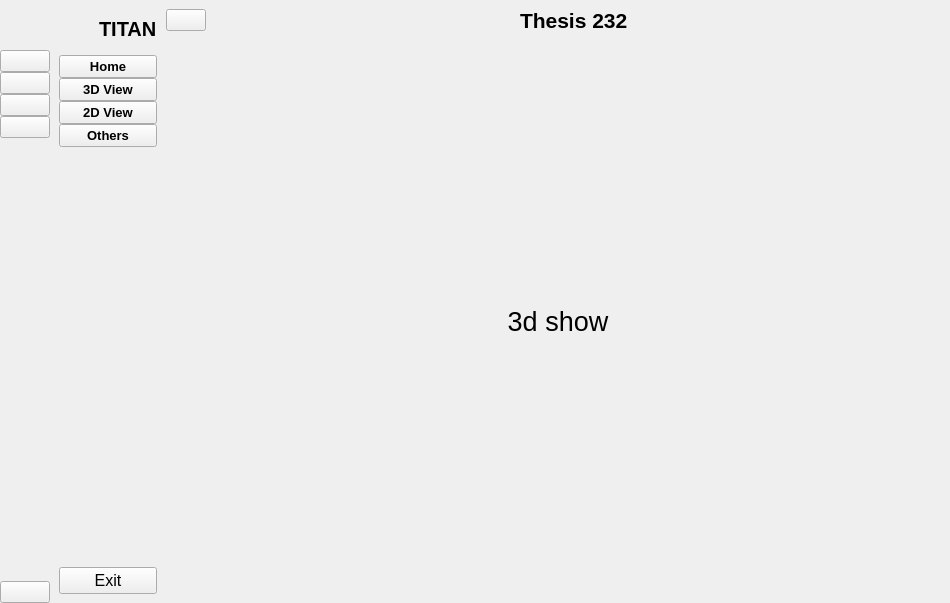
<?xml version="1.0" encoding="UTF-8"?>
<ui version="4.0">
 <class>MainWindow</class>
 <widget class="QMainWindow" name="MainWindow">
  <property name="geometry">
   <rect>
    <x>0</x>
    <y>0</y>
    <width>950</width>
    <height>603</height>
   </rect>
  </property>
  <property name="windowTitle">
   <string>MainWindow</string>
  </property>
  <widget class="QWidget" name="centralwidget">
   <layout class="QGridLayout" name="gridLayout">
    <property name="leftMargin">
     <number>0</number>
    </property>
    <property name="topMargin">
     <number>0</number>
    </property>
    <property name="rightMargin">
     <number>0</number>
    </property>
    <property name="bottomMargin">
     <number>0</number>
    </property>
    <property name="spacing">
     <number>0</number>
    </property>
    <item row="0" column="0">
     <widget class="QWidget" name="icon_only_widget" native="true">
      <layout class="QVBoxLayout" name="verticalLayout_3">
       <property name="spacing">
        <number>0</number>
       </property>
       <property name="leftMargin">
        <number>0</number>
       </property>
       <property name="topMargin">
        <number>0</number>
       </property>
       <property name="rightMargin">
        <number>0</number>
       </property>
       <property name="bottomMargin">
        <number>0</number>
       </property>
       <item>
        <layout class="QHBoxLayout" name="horizontalLayout_3">
         <item>
          <widget class="QLabel" name="logo_label_1">
           <property name="minimumSize">
            <size>
             <width>50</width>
             <height>50</height>
            </size>
           </property>
           <property name="maximumSize">
            <size>
             <width>50</width>
             <height>50</height>
            </size>
           </property>
           <property name="text">
            <string/>
           </property>
           <property name="pixmap">
            <pixmap resource="resource.qrc">:/icon/icon/thunderstorm.png</pixmap>
           </property>
           <property name="scaledContents">
            <bool>true</bool>
           </property>
          </widget>
         </item>
        </layout>
       </item>
       <item>
        <layout class="QVBoxLayout" name="verticalLayout">
         <property name="spacing">
          <number>0</number>
         </property>
         <item>
          <widget class="QPushButton" name="home_btn_1">
           <property name="text">
            <string/>
           </property>
           <property name="icon">
            <iconset>
             <normaloff>icon/home_color.ico</normaloff>icon/home_color.ico</iconset>
           </property>
           <property name="iconSize">
            <size>
             <width>25</width>
             <height>25</height>
            </size>
           </property>
           <property name="checkable">
            <bool>true</bool>
           </property>
           <property name="autoExclusive">
            <bool>true</bool>
           </property>
          </widget>
         </item>
         <item>
          <widget class="QPushButton" name="dashborad_btn_1">
           <property name="text">
            <string/>
           </property>
           <property name="icon">
            <iconset>
             <normaloff>icon/3d-cube.ico</normaloff>
             <normalon>:/icon/icon/dashboard-5-48.ico</normalon>
             <disabledoff>:/icon/icon/3d-cube.ico</disabledoff>
             <selectedon>:/icon/icon/3d-cube.ico</selectedon>icon/3d-cube.ico</iconset>
           </property>
           <property name="iconSize">
            <size>
             <width>25</width>
             <height>25</height>
            </size>
           </property>
           <property name="checkable">
            <bool>true</bool>
           </property>
           <property name="autoExclusive">
            <bool>true</bool>
           </property>
          </widget>
         </item>
         <item>
          <widget class="QPushButton" name="orders_btn_1">
           <property name="text">
            <string/>
           </property>
           <property name="icon">
            <iconset resource="resource.qrc">
             <normaloff>:/icon/icon/2d_color.ico</normaloff>:/icon/icon/2d_color.ico</iconset>
           </property>
           <property name="iconSize">
            <size>
             <width>25</width>
             <height>25</height>
            </size>
           </property>
           <property name="checkable">
            <bool>true</bool>
           </property>
           <property name="autoExclusive">
            <bool>true</bool>
           </property>
          </widget>
         </item>
         <item>
          <widget class="QPushButton" name="products_btn_1">
           <property name="text">
            <string/>
           </property>
           <property name="icon">
            <iconset resource="resource.qrc">
             <normaloff>:/icon/icon/more.ico</normaloff>:/icon/icon/more.ico</iconset>
           </property>
           <property name="iconSize">
            <size>
             <width>25</width>
             <height>25</height>
            </size>
           </property>
           <property name="checkable">
            <bool>true</bool>
           </property>
           <property name="autoExclusive">
            <bool>true</bool>
           </property>
          </widget>
         </item>
        </layout>
       </item>
       <item>
        <spacer name="verticalSpacer">
         <property name="orientation">
          <enum>Qt::Vertical</enum>
         </property>
         <property name="sizeHint" stdset="0">
          <size>
           <width>20</width>
           <height>375</height>
          </size>
         </property>
        </spacer>
       </item>
       <item>
        <widget class="QPushButton" name="exit_btn_1">
         <property name="text">
          <string/>
         </property>
         <property name="icon">
          <iconset resource="resource.qrc">
           <normaloff>:/icon/icon/switch.ico</normaloff>:/icon/icon/switch.ico</iconset>
         </property>
         <property name="iconSize">
          <size>
           <width>25</width>
           <height>25</height>
          </size>
         </property>
        </widget>
       </item>
      </layout>
     </widget>
    </item>
    <item row="0" column="1">
     <widget class="QWidget" name="full_menu_widget" native="true">
      <layout class="QVBoxLayout" name="verticalLayout_4">
       <item>
        <layout class="QHBoxLayout" name="horizontalLayout_2">
         <property name="spacing">
          <number>0</number>
         </property>
         <item>
          <widget class="QLabel" name="logo_label_2">
           <property name="minimumSize">
            <size>
             <width>40</width>
             <height>40</height>
            </size>
           </property>
           <property name="maximumSize">
            <size>
             <width>40</width>
             <height>40</height>
            </size>
           </property>
           <property name="text">
            <string/>
           </property>
           <property name="pixmap">
            <pixmap>icon/thunderstorm.png</pixmap>
           </property>
           <property name="scaledContents">
            <bool>true</bool>
           </property>
          </widget>
         </item>
         <item>
          <widget class="QLabel" name="logo_label_3">
           <property name="font">
            <font>
             <family>Arial</family>
             <pointsize>15</pointsize>
             <weight>75</weight>
             <bold>true</bold>
            </font>
           </property>
           <property name="text">
            <string>TITAN</string>
           </property>
          </widget>
         </item>
        </layout>
       </item>
       <item>
        <layout class="QVBoxLayout" name="verticalLayout_2">
         <property name="spacing">
          <number>0</number>
         </property>
         <item>
          <widget class="QPushButton" name="home_btn_2">
           <property name="font">
            <font>
             <family>Arial</family>
             <pointsize>10</pointsize>
             <weight>75</weight>
             <bold>true</bold>
            </font>
           </property>
           <property name="layoutDirection">
            <enum>Qt::LeftToRight</enum>
           </property>
           <property name="text">
            <string>Home</string>
           </property>
           <property name="icon">
            <iconset resource="resource.qrc">
             <normaloff>:/icon/icon/home_color.ico</normaloff>:/icon/icon/home_color.ico</iconset>
           </property>
           <property name="iconSize">
            <size>
             <width>25</width>
             <height>25</height>
            </size>
           </property>
           <property name="checkable">
            <bool>true</bool>
           </property>
           <property name="autoExclusive">
            <bool>true</bool>
           </property>
          </widget>
         </item>
         <item>
          <widget class="QPushButton" name="dashborad_btn_2">
           <property name="font">
            <font>
             <family>Arial</family>
             <pointsize>10</pointsize>
             <weight>75</weight>
             <bold>true</bold>
            </font>
           </property>
           <property name="text">
            <string>3D View</string>
           </property>
           <property name="icon">
            <iconset resource="resource.qrc">
             <normaloff>:/icon/icon/3d-cube.ico</normaloff>:/icon/icon/3d-cube.ico</iconset>
           </property>
           <property name="iconSize">
            <size>
             <width>25</width>
             <height>25</height>
            </size>
           </property>
           <property name="checkable">
            <bool>true</bool>
           </property>
           <property name="autoExclusive">
            <bool>true</bool>
           </property>
          </widget>
         </item>
         <item>
          <widget class="QPushButton" name="orders_btn_2">
           <property name="font">
            <font>
             <family>Arial</family>
             <pointsize>10</pointsize>
             <weight>75</weight>
             <bold>true</bold>
            </font>
           </property>
           <property name="text">
            <string>2D View</string>
           </property>
           <property name="icon">
            <iconset resource="resource.qrc">
             <normaloff>:/icon/icon/2d_color.ico</normaloff>:/icon/icon/2d_color.ico</iconset>
           </property>
           <property name="iconSize">
            <size>
             <width>25</width>
             <height>25</height>
            </size>
           </property>
           <property name="checkable">
            <bool>true</bool>
           </property>
           <property name="autoExclusive">
            <bool>true</bool>
           </property>
          </widget>
         </item>
         <item>
          <widget class="QPushButton" name="products_btn_2">
           <property name="font">
            <font>
             <family>Arial</family>
             <pointsize>10</pointsize>
             <weight>75</weight>
             <bold>true</bold>
            </font>
           </property>
           <property name="text">
            <string>Others</string>
           </property>
           <property name="icon">
            <iconset resource="resource.qrc">
             <normaloff>:/icon/icon/more.ico</normaloff>:/icon/icon/more.ico</iconset>
           </property>
           <property name="iconSize">
            <size>
             <width>25</width>
             <height>25</height>
            </size>
           </property>
           <property name="checkable">
            <bool>true</bool>
           </property>
           <property name="autoExclusive">
            <bool>true</bool>
           </property>
          </widget>
         </item>
        </layout>
       </item>
       <item>
        <spacer name="verticalSpacer_2">
         <property name="orientation">
          <enum>Qt::Vertical</enum>
         </property>
         <property name="sizeHint" stdset="0">
          <size>
           <width>20</width>
           <height>373</height>
          </size>
         </property>
        </spacer>
       </item>
       <item>
        <widget class="QPushButton" name="exit_btn_2">
         <property name="font">
          <font>
           <pointsize>12</pointsize>
          </font>
         </property>
         <property name="text">
          <string>Exit</string>
         </property>
         <property name="icon">
          <iconset resource="resource.qrc">
           <normaloff>:/icon/icon/switch.ico</normaloff>:/icon/icon/switch.ico</iconset>
         </property>
         <property name="iconSize">
          <size>
           <width>25</width>
           <height>25</height>
          </size>
         </property>
        </widget>
       </item>
      </layout>
     </widget>
    </item>
    <item row="0" column="2">
     <widget class="QWidget" name="widget_3" native="true">
      <layout class="QVBoxLayout" name="verticalLayout_5">
       <property name="spacing">
        <number>0</number>
       </property>
       <property name="leftMargin">
        <number>0</number>
       </property>
       <property name="topMargin">
        <number>0</number>
       </property>
       <property name="rightMargin">
        <number>0</number>
       </property>
       <property name="bottomMargin">
        <number>0</number>
       </property>
       <item>
        <widget class="QWidget" name="widget" native="true">
         <property name="minimumSize">
          <size>
           <width>0</width>
           <height>40</height>
          </size>
         </property>
         <layout class="QHBoxLayout" name="horizontalLayout_4">
          <property name="spacing">
           <number>0</number>
          </property>
          <property name="leftMargin">
           <number>0</number>
          </property>
          <property name="topMargin">
           <number>0</number>
          </property>
          <property name="rightMargin">
           <number>9</number>
          </property>
          <property name="bottomMargin">
           <number>0</number>
          </property>
          <item>
           <widget class="QPushButton" name="change_btn">
            <property name="text">
             <string/>
            </property>
            <property name="icon">
             <iconset resource="resource.qrc">
              <normaloff>:/icon/icon/main-menu.ico</normaloff>:/icon/icon/main-menu.ico</iconset>
            </property>
            <property name="iconSize">
             <size>
              <width>25</width>
              <height>25</height>
             </size>
            </property>
            <property name="checkable">
             <bool>true</bool>
            </property>
           </widget>
          </item>
          <item>
           <spacer name="horizontalSpacer">
            <property name="orientation">
             <enum>Qt::Horizontal</enum>
            </property>
            <property name="sizeHint" stdset="0">
             <size>
              <width>236</width>
              <height>20</height>
             </size>
            </property>
           </spacer>
          </item>
          <item>
           <layout class="QHBoxLayout" name="horizontalLayout">
            <property name="spacing">
             <number>10</number>
            </property>
            <item>
             <widget class="QLabel" name="label">
              <property name="font">
               <font>
                <family>Arial</family>
                <pointsize>16</pointsize>
                <weight>75</weight>
                <bold>true</bold>
               </font>
              </property>
              <property name="text">
               <string>Thesis 232</string>
              </property>
             </widget>
            </item>
           </layout>
          </item>
          <item>
           <spacer name="horizontalSpacer_2">
            <property name="orientation">
             <enum>Qt::Horizontal</enum>
            </property>
            <property name="sizeHint" stdset="0">
             <size>
              <width>236</width>
              <height>20</height>
             </size>
            </property>
           </spacer>
          </item>
         </layout>
        </widget>
       </item>
       <item>
        <widget class="QStackedWidget" name="stackedWidget">
         <property name="currentIndex">
          <number>1</number>
         </property>
         <widget class="QWidget" name="page">
          <layout class="QGridLayout" name="gridLayout_2">
           <item row="0" column="0">
            <widget class="QLabel" name="label_4">
             <property name="font">
              <font>
               <pointsize>20</pointsize>
              </font>
             </property>
             <property name="text">
              <string>Home Page</string>
             </property>
             <property name="alignment">
              <set>Qt::AlignCenter</set>
             </property>
            </widget>
           </item>
          </layout>
         </widget>
         <widget class="QWidget" name="page_2">
          <layout class="QGridLayout" name="gridLayout_3">
           <item row="0" column="0">
            <widget class="QLabel" name="label_5">
             <property name="font">
              <font>
               <pointsize>20</pointsize>
              </font>
             </property>
             <property name="text">
              <string>3d show</string>
             </property>
             <property name="alignment">
              <set>Qt::AlignCenter</set>
             </property>
            </widget>
           </item>
          </layout>
         </widget>
         <widget class="QWidget" name="page_3">
          <layout class="QGridLayout" name="gridLayout_4">
           <item row="0" column="0">
            <widget class="QLabel" name="label_6">
             <property name="font">
              <font>
               <pointsize>20</pointsize>
              </font>
             </property>
             <property name="text">
              <string>2D show</string>
             </property>
             <property name="alignment">
              <set>Qt::AlignCenter</set>
             </property>
            </widget>
           </item>
          </layout>
         </widget>
         <widget class="QWidget" name="page_4">
          <layout class="QGridLayout" name="gridLayout_5">
           <item row="0" column="0">
            <widget class="QLabel" name="label_7">
             <property name="font">
              <font>
               <pointsize>20</pointsize>
              </font>
             </property>
             <property name="text">
              <string>Others</string>
             </property>
             <property name="alignment">
              <set>Qt::AlignCenter</set>
             </property>
            </widget>
           </item>
          </layout>
         </widget>
         <widget class="QWidget" name="page_5">
          <layout class="QGridLayout" name="gridLayout_6">
           <item row="0" column="0">
            <widget class="QLabel" name="label_8">
             <property name="font">
              <font>
               <pointsize>20</pointsize>
              </font>
             </property>
             <property name="text">
              <string>Customers Page</string>
             </property>
             <property name="alignment">
              <set>Qt::AlignCenter</set>
             </property>
            </widget>
           </item>
          </layout>
         </widget>
         <widget class="QWidget" name="page_6">
          <layout class="QGridLayout" name="gridLayout_7">
           <item row="0" column="0">
            <widget class="QLabel" name="label_9">
             <property name="font">
              <font>
               <pointsize>20</pointsize>
              </font>
             </property>
             <property name="text">
              <string>Search Page</string>
             </property>
             <property name="alignment">
              <set>Qt::AlignCenter</set>
             </property>
            </widget>
           </item>
          </layout>
         </widget>
         <widget class="QWidget" name="page_7">
          <layout class="QGridLayout" name="gridLayout_8">
           <item row="0" column="0">
            <widget class="QLabel" name="label_10">
             <property name="font">
              <font>
               <pointsize>20</pointsize>
              </font>
             </property>
             <property name="text">
              <string>User Page</string>
             </property>
             <property name="alignment">
              <set>Qt::AlignCenter</set>
             </property>
            </widget>
           </item>
          </layout>
         </widget>
        </widget>
       </item>
      </layout>
     </widget>
    </item>
   </layout>
  </widget>
 </widget>
 <resources>
  <include location="resource.qrc"/>
 </resources>
 <connections>
  <connection>
   <sender>change_btn</sender>
   <signal>toggled(bool)</signal>
   <receiver>icon_only_widget</receiver>
   <slot>setVisible(bool)</slot>
   <hints>
    <hint type="sourcelabel">
     <x>197</x>
     <y>23</y>
    </hint>
    <hint type="destinationlabel">
     <x>50</x>
     <y>362</y>
    </hint>
   </hints>
  </connection>
  <connection>
   <sender>change_btn</sender>
   <signal>toggled(bool)</signal>
   <receiver>full_menu_widget</receiver>
   <slot>setHidden(bool)</slot>
   <hints>
    <hint type="sourcelabel">
     <x>188</x>
     <y>25</y>
    </hint>
    <hint type="destinationlabel">
     <x>173</x>
     <y>257</y>
    </hint>
   </hints>
  </connection>
  <connection>
   <sender>home_btn_1</sender>
   <signal>toggled(bool)</signal>
   <receiver>home_btn_2</receiver>
   <slot>setChecked(bool)</slot>
   <hints>
    <hint type="sourcelabel">
     <x>27</x>
     <y>69</y>
    </hint>
    <hint type="destinationlabel">
     <x>72</x>
     <y>76</y>
    </hint>
   </hints>
  </connection>
  <connection>
   <sender>dashborad_btn_1</sender>
   <signal>toggled(bool)</signal>
   <receiver>dashborad_btn_2</receiver>
   <slot>setChecked(bool)</slot>
   <hints>
    <hint type="sourcelabel">
     <x>33</x>
     <y>100</y>
    </hint>
    <hint type="destinationlabel">
     <x>67</x>
     <y>99</y>
    </hint>
   </hints>
  </connection>
  <connection>
   <sender>orders_btn_1</sender>
   <signal>toggled(bool)</signal>
   <receiver>orders_btn_2</receiver>
   <slot>setChecked(bool)</slot>
   <hints>
    <hint type="sourcelabel">
     <x>33</x>
     <y>123</y>
    </hint>
    <hint type="destinationlabel">
     <x>69</x>
     <y>125</y>
    </hint>
   </hints>
  </connection>
  <connection>
   <sender>products_btn_1</sender>
   <signal>toggled(bool)</signal>
   <receiver>products_btn_2</receiver>
   <slot>setChecked(bool)</slot>
   <hints>
    <hint type="sourcelabel">
     <x>24</x>
     <y>148</y>
    </hint>
    <hint type="destinationlabel">
     <x>72</x>
     <y>148</y>
    </hint>
   </hints>
  </connection>
  <connection>
   <sender>home_btn_2</sender>
   <signal>toggled(bool)</signal>
   <receiver>home_btn_1</receiver>
   <slot>setChecked(bool)</slot>
   <hints>
    <hint type="sourcelabel">
     <x>70</x>
     <y>63</y>
    </hint>
    <hint type="destinationlabel">
     <x>41</x>
     <y>60</y>
    </hint>
   </hints>
  </connection>
  <connection>
   <sender>dashborad_btn_2</sender>
   <signal>toggled(bool)</signal>
   <receiver>dashborad_btn_1</receiver>
   <slot>setChecked(bool)</slot>
   <hints>
    <hint type="sourcelabel">
     <x>160</x>
     <y>99</y>
    </hint>
    <hint type="destinationlabel">
     <x>26</x>
     <y>90</y>
    </hint>
   </hints>
  </connection>
  <connection>
   <sender>orders_btn_2</sender>
   <signal>toggled(bool)</signal>
   <receiver>orders_btn_1</receiver>
   <slot>setChecked(bool)</slot>
   <hints>
    <hint type="sourcelabel">
     <x>143</x>
     <y>112</y>
    </hint>
    <hint type="destinationlabel">
     <x>39</x>
     <y>114</y>
    </hint>
   </hints>
  </connection>
  <connection>
   <sender>products_btn_2</sender>
   <signal>toggled(bool)</signal>
   <receiver>products_btn_1</receiver>
   <slot>setChecked(bool)</slot>
   <hints>
    <hint type="sourcelabel">
     <x>162</x>
     <y>142</y>
    </hint>
    <hint type="destinationlabel">
     <x>43</x>
     <y>144</y>
    </hint>
   </hints>
  </connection>
  <connection>
   <sender>exit_btn_2</sender>
   <signal>clicked()</signal>
   <receiver>MainWindow</receiver>
   <slot>close()</slot>
   <hints>
    <hint type="sourcelabel">
     <x>126</x>
     <y>584</y>
    </hint>
    <hint type="destinationlabel">
     <x>284</x>
     <y>606</y>
    </hint>
   </hints>
  </connection>
  <connection>
   <sender>exit_btn_1</sender>
   <signal>clicked()</signal>
   <receiver>MainWindow</receiver>
   <slot>close()</slot>
   <hints>
    <hint type="sourcelabel">
     <x>34</x>
     <y>592</y>
    </hint>
    <hint type="destinationlabel">
     <x>47</x>
     <y>626</y>
    </hint>
   </hints>
  </connection>
 </connections>
</ui>
